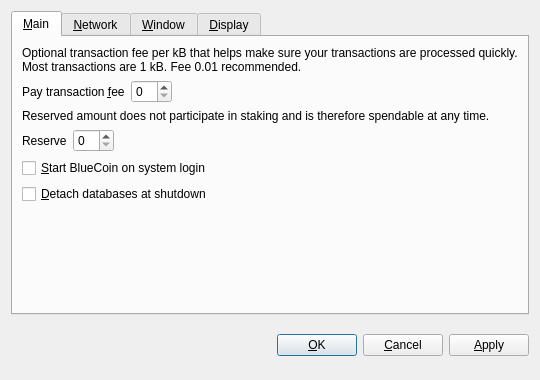
<?xml version="1.0" encoding="UTF-8"?>
<ui version="4.0">
 <class>OptionsDialog</class>
 <widget class="QDialog" name="OptionsDialog">
  <property name="geometry">
   <rect>
    <x>0</x>
    <y>0</y>
    <width>540</width>
    <height>380</height>
   </rect>
  </property>
  <property name="windowTitle">
   <string>Options</string>
  </property>
  <property name="modal">
   <bool>true</bool>
  </property>
  <layout class="QVBoxLayout" name="verticalLayout">
   <item>
    <widget class="QTabWidget" name="tabWidget">
     <property name="tabPosition">
      <enum>QTabWidget::North</enum>
     </property>
     <property name="currentIndex">
      <number>0</number>
     </property>
     <widget class="QWidget" name="tabMain">
      <attribute name="title">
       <string>&amp;Main</string>
      </attribute>
      <layout class="QVBoxLayout" name="verticalLayout_Main">
       <item>
        <widget class="QLabel" name="transactionFeeInfoLabel">
         <property name="text">
          <string>Optional transaction fee per kB that helps make sure your transactions are processed quickly. Most transactions are 1 kB. Fee 0.01 recommended.</string>
         </property>
         <property name="textFormat">
          <enum>Qt::PlainText</enum>
         </property>
         <property name="wordWrap">
          <bool>true</bool>
         </property>
        </widget>
       </item>
       <item>
        <layout class="QHBoxLayout" name="horizontalLayoutFee">
         <item>
          <widget class="QLabel" name="transactionFeeLabel">
           <property name="text">
            <string>Pay transaction &amp;fee</string>
           </property>
           <property name="textFormat">
            <enum>Qt::PlainText</enum>
           </property>
           <property name="buddy">
            <cstring>transactionFee</cstring>
           </property>
          </widget>
         </item>
         <item>
          <widget class="BitcoinAmountField" name="transactionFee"/>
         </item>
         <item>
          <spacer name="horizontalSpacerFee">
           <property name="orientation">
            <enum>Qt::Horizontal</enum>
           </property>
           <property name="sizeHint" stdset="0">
            <size>
             <width>40</width>
             <height>20</height>
            </size>
           </property>
          </spacer>
         </item>
        </layout>
       </item>
       <item>
        <widget class="QLabel" name="reserveBalanceInfoLabel">
         <property name="text">
          <string>Reserved amount does not participate in staking and is therefore spendable at any time.</string>
         </property>
         <property name="textFormat">
          <enum>Qt::PlainText</enum>
         </property>
         <property name="wordWrap">
          <bool>true</bool>
         </property>
        </widget>
       </item>
       <item>
        <layout class="QHBoxLayout" name="horizontalLayoutReserveBalance">
         <item>
          <widget class="QLabel" name="reserveBalanceLabel">
           <property name="text">
            <string>Reserve</string>
           </property>
           <property name="textFormat">
            <enum>Qt::PlainText</enum>
           </property>
           <property name="buddy">
            <cstring>reserveBalance</cstring>
           </property>
          </widget>
         </item>
         <item>
          <widget class="BitcoinAmountField" name="reserveBalance"/>
         </item>
         <item>
          <spacer name="horizontalSpacerReserveBalance">
           <property name="orientation">
            <enum>Qt::Horizontal</enum>
           </property>
           <property name="sizeHint" stdset="0">
            <size>
             <width>40</width>
             <height>20</height>
            </size>
           </property>
          </spacer>
         </item>
        </layout>
       </item>
       <item>
        <widget class="QCheckBox" name="bitcoinAtStartup">
         <property name="toolTip">
          <string>Automatically start BlueCoin after logging in to the system.</string>
         </property>
         <property name="text">
          <string>&amp;Start BlueCoin on system login</string>
         </property>
        </widget>
       </item>
       <item>
        <widget class="QCheckBox" name="detachDatabases">
         <property name="toolTip">
          <string>Detach block and address databases at shutdown. This means they can be moved to another data directory, but it slows down shutdown. The wallet is always detached.</string>
         </property>
         <property name="text">
          <string>&amp;Detach databases at shutdown</string>
         </property>
        </widget>
       </item>
       <item>
        <spacer name="verticalSpacer_Main">
         <property name="orientation">
          <enum>Qt::Vertical</enum>
         </property>
         <property name="sizeHint" stdset="0">
          <size>
           <width>20</width>
           <height>40</height>
          </size>
         </property>
        </spacer>
       </item>
      </layout>
     </widget>
     <widget class="QWidget" name="tabNetwork">
      <attribute name="title">
       <string>&amp;Network</string>
      </attribute>
      <layout class="QVBoxLayout" name="verticalLayout_Network">
       <item>
        <widget class="QCheckBox" name="mapPortUpnp">
         <property name="toolTip">
          <string>Automatically open the BlueCoin client port on the router. This only works when your router supports UPnP and it is enabled.</string>
         </property>
         <property name="text">
          <string>Map port using &amp;UPnP</string>
         </property>
        </widget>
       </item>
       <item>
        <widget class="QCheckBox" name="connectSocks">
         <property name="toolTip">
          <string>Connect to the BlueCoin network through a SOCKS proxy (e.g. when connecting through Tor).</string>
         </property>
         <property name="text">
          <string>&amp;Connect through SOCKS proxy:</string>
         </property>
        </widget>
       </item>
       <item>
        <layout class="QHBoxLayout" name="horizontalLayout_Network">
         <item>
          <widget class="QLabel" name="proxyIpLabel">
           <property name="text">
            <string>Proxy &amp;IP:</string>
           </property>
           <property name="textFormat">
            <enum>Qt::PlainText</enum>
           </property>
           <property name="buddy">
            <cstring>proxyIp</cstring>
           </property>
          </widget>
         </item>
         <item>
          <widget class="QValidatedLineEdit" name="proxyIp">
           <property name="maximumSize">
            <size>
             <width>140</width>
             <height>16777215</height>
            </size>
           </property>
           <property name="toolTip">
            <string>IP address of the proxy (e.g. 127.0.0.1)</string>
           </property>
          </widget>
         </item>
         <item>
          <widget class="QLabel" name="proxyPortLabel">
           <property name="text">
            <string>&amp;Port:</string>
           </property>
           <property name="textFormat">
            <enum>Qt::PlainText</enum>
           </property>
           <property name="buddy">
            <cstring>proxyPort</cstring>
           </property>
          </widget>
         </item>
         <item>
          <widget class="QLineEdit" name="proxyPort">
           <property name="maximumSize">
            <size>
             <width>55</width>
             <height>16777215</height>
            </size>
           </property>
           <property name="toolTip">
            <string>Port of the proxy (e.g. 9050)</string>
           </property>
          </widget>
         </item>
         <item>
          <widget class="QLabel" name="socksVersionLabel">
           <property name="text">
            <string>SOCKS &amp;Version:</string>
           </property>
           <property name="textFormat">
            <enum>Qt::PlainText</enum>
           </property>
           <property name="buddy">
            <cstring>socksVersion</cstring>
           </property>
          </widget>
         </item>
         <item>
          <widget class="QValueComboBox" name="socksVersion">
           <property name="toolTip">
            <string>SOCKS version of the proxy (e.g. 5)</string>
           </property>
          </widget>
         </item>
         <item>
          <spacer name="horizontalSpacer_Network">
           <property name="orientation">
            <enum>Qt::Horizontal</enum>
           </property>
           <property name="sizeHint" stdset="0">
            <size>
             <width>40</width>
             <height>20</height>
            </size>
           </property>
          </spacer>
         </item>
        </layout>
       </item>
       <item>
        <spacer name="verticalSpacer_Network">
         <property name="orientation">
          <enum>Qt::Vertical</enum>
         </property>
         <property name="sizeHint" stdset="0">
          <size>
           <width>20</width>
           <height>40</height>
          </size>
         </property>
        </spacer>
       </item>
      </layout>
     </widget>
     <widget class="QWidget" name="tabWindow">
      <attribute name="title">
       <string>&amp;Window</string>
      </attribute>
      <layout class="QVBoxLayout" name="verticalLayout_Window">
       <item>
        <widget class="QCheckBox" name="minimizeToTray">
         <property name="toolTip">
          <string>Show only a tray icon after minimizing the window.</string>
         </property>
         <property name="text">
          <string>&amp;Minimize to the tray instead of the taskbar</string>
         </property>
        </widget>
       </item>
       <item>
        <widget class="QCheckBox" name="minimizeOnClose">
         <property name="toolTip">
          <string>Minimize instead of exit the application when the window is closed. When this option is enabled, the application will be closed only after selecting Quit in the menu.</string>
         </property>
         <property name="text">
          <string>M&amp;inimize on close</string>
         </property>
        </widget>
       </item>
       <item>
        <spacer name="verticalSpacer_Window">
         <property name="orientation">
          <enum>Qt::Vertical</enum>
         </property>
         <property name="sizeHint" stdset="0">
          <size>
           <width>20</width>
           <height>40</height>
          </size>
         </property>
        </spacer>
       </item>
      </layout>
     </widget>
     <widget class="QWidget" name="tabDisplay">
      <attribute name="title">
       <string>&amp;Display</string>
      </attribute>
      <layout class="QVBoxLayout" name="verticalLayout_Display">
       <item>
        <layout class="QHBoxLayout" name="horizontalLayout_1_Display">
         <item>
          <widget class="QLabel" name="langLabel">
           <property name="text">
            <string>User Interface &amp;language:</string>
           </property>
           <property name="textFormat">
            <enum>Qt::PlainText</enum>
           </property>
           <property name="buddy">
            <cstring>lang</cstring>
           </property>
          </widget>
         </item>
         <item>
          <widget class="QValueComboBox" name="lang">
           <property name="toolTip">
            <string>The user interface language can be set here. This setting will take effect after restarting BlueCoin.</string>
           </property>
          </widget>
         </item>
        </layout>
       </item>
       <item>
        <layout class="QHBoxLayout" name="horizontalLayout_2_Display">
         <item>
          <widget class="QLabel" name="unitLabel">
           <property name="text">
            <string>&amp;Unit to show amounts in:</string>
           </property>
           <property name="textFormat">
            <enum>Qt::PlainText</enum>
           </property>
           <property name="buddy">
            <cstring>unit</cstring>
           </property>
          </widget>
         </item>
         <item>
          <widget class="QValueComboBox" name="unit">
           <property name="toolTip">
            <string>Choose the default subdivision unit to show in the interface and when sending coins.</string>
           </property>
          </widget>
         </item>
        </layout>
       </item>
       <item>
        <widget class="QCheckBox" name="displayAddresses">
         <property name="toolTip">
          <string>Whether to show BlueCoin addresses in the transaction list or not.</string>
         </property>
         <property name="text">
          <string>&amp;Display addresses in transaction list</string>
         </property>
        </widget>
       </item>
       <item>
        <widget class="QCheckBox" name="coinControlFeatures">
         <property name="toolTip">
          <string>Whether to show coin control features or not.</string>
         </property>
         <property name="text">
          <string>Display coin &amp;control features (experts only!)</string>
         </property>
        </widget>
       </item>
       <item>
        <spacer name="verticalSpacer_Display">
         <property name="orientation">
          <enum>Qt::Vertical</enum>
         </property>
         <property name="sizeHint" stdset="0">
          <size>
           <width>20</width>
           <height>40</height>
          </size>
         </property>
        </spacer>
       </item>
      </layout>
     </widget>
    </widget>
   </item>
   <item>
    <layout class="QHBoxLayout" name="horizontalLayout_Buttons">
     <item>
      <spacer name="horizontalSpacer_1">
       <property name="orientation">
        <enum>Qt::Horizontal</enum>
       </property>
       <property name="sizeHint" stdset="0">
        <size>
         <width>40</width>
         <height>48</height>
        </size>
       </property>
      </spacer>
     </item>
     <item>
      <widget class="QLabel" name="statusLabel">
       <property name="font">
        <font>
         <weight>75</weight>
         <bold>true</bold>
        </font>
       </property>
       <property name="text">
        <string/>
       </property>
       <property name="textFormat">
        <enum>Qt::PlainText</enum>
       </property>
       <property name="wordWrap">
        <bool>true</bool>
       </property>
      </widget>
     </item>
     <item>
      <spacer name="horizontalSpacer_2">
       <property name="orientation">
        <enum>Qt::Horizontal</enum>
       </property>
       <property name="sizeHint" stdset="0">
        <size>
         <width>40</width>
         <height>48</height>
        </size>
       </property>
      </spacer>
     </item>
     <item>
      <widget class="QPushButton" name="okButton">
       <property name="text">
        <string>&amp;OK</string>
       </property>
      </widget>
     </item>
     <item>
      <widget class="QPushButton" name="cancelButton">
       <property name="text">
        <string>&amp;Cancel</string>
       </property>
       <property name="autoDefault">
        <bool>false</bool>
       </property>
      </widget>
     </item>
     <item>
      <widget class="QPushButton" name="applyButton">
       <property name="text">
        <string>&amp;Apply</string>
       </property>
       <property name="autoDefault">
        <bool>false</bool>
       </property>
      </widget>
     </item>
    </layout>
   </item>
  </layout>
 </widget>
 <customwidgets>
  <customwidget>
   <class>BitcoinAmountField</class>
   <extends>QSpinBox</extends>
   <header>bitcoinamountfield.h</header>
  </customwidget>
  <customwidget>
   <class>QValueComboBox</class>
   <extends>QComboBox</extends>
   <header>qvaluecombobox.h</header>
  </customwidget>
  <customwidget>
   <class>QValidatedLineEdit</class>
   <extends>QLineEdit</extends>
   <header>qvalidatedlineedit.h</header>
  </customwidget>
 </customwidgets>
 <resources/>
 <connections/>
</ui>
